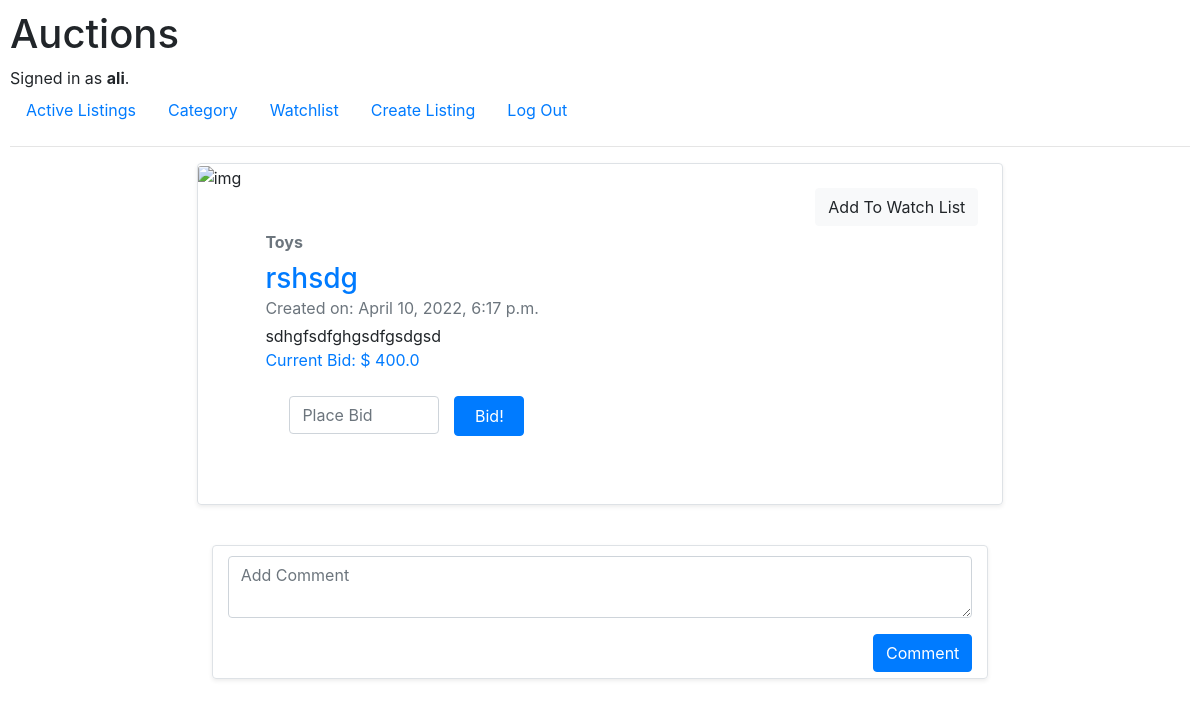
The app's page /Listing/3 (signed in) with its own data.
### auctions/models.py (models this page shows, shortened)
class User(AbstractUser):
    def __str__(self):
        return f"{self.username}"

class Listing(models.Model):
    title = models.CharField(max_length=64)
    description = models.CharField(max_length=255)
    start_price = models.FloatField(validators=[MinValueValidator(0.01)])
    image_url = models.URLField(max_length=200, null=True)
    category = models.ForeignKey(Category, on_delete=models.CASCADE, null=True)
    user = models.ForeignKey(User, on_delete=models.CASCADE, related_name="listings")
    date = models.DateTimeField(auto_now_add=True)
    is_closed = models.BooleanField(default=False)
    def __str__(self):
        return f"{self.title}"

class Category(models.Model):
    category = models.CharField(null=True, max_length=64)
    def __str__(self):
        return f"{self.category}"

class Bid(models.Model):
    listing = models.ForeignKey(Listing, on_delete=models.CASCADE, related_name='bids')
    user = models.ForeignKey(User, on_delete=models.CASCADE, related_name="bids")
    bid = models.FloatField(default=0)
    date_and_time = models.DateTimeField(auto_now_add=True)

### auctions/views.py (the view, shortened to what this page needs)
# urls.py: path("Listing/<int:l_id>", views.show, name="show"),
def show(request, l_id):
    listing = Listing.objects.get(id=l_id)
    bids = Bid.objects.filter(listing=listing)
    user = request.user
    current_bid = 0
    err = ''
    my_listing = False
    if bids:
        for bid in bids:
            if bid.bid > current_bid:
                current_bid = bid.bid
    else:
        current_bid = 'No Bids Yet'
    if not user.is_anonymous:
        if listing.user == user:
            my_listing = True
        watchlist_item = Watchlist.objects.filter(
            listing=l_id,
            user=User.objects.get(id=request.user.id)
        ).first()
        if watchlist_item is not None:
            is_watched = True
        else:
            is_watched = False
    else:
        is_watched = False
    comments = Comment.objects.filter(listing=l_id)
    return render(request, "auctions/listing.html", {
        "listing": listing,
        "bids": bids,
        "current_bid": current_bid,
        "err": err,
        "my_listing": my_listing,
        "current_user": user,
        "comments": comments,
        "is_watched": is_watched,
    })

### auctions/templates/auctions/listing.html (shortened to what this page needs)
{% extends "auctions/layout.html" %}
{% block body %}
    <div class="row mb-3 ">
        <div class="col-md-8 container-fluid">
            <div class="row g-0 border rounded overflow-hidden flex-md-row mb-4 shadow-sm h-md-250 position-relative">
                <div class="col-auto d-none d-lg-block" style="padding: 0">
                    <img src="{{ listing.image_url }}" class="card-img-top" width="350" height="400" alt="img">
                </div>
                <div class="col p-4 d-flex flex-column position-static">
                    <form action="{% url 'watch' listing.id %}" method="post">
                        {% if is_watched %}
                            {% csrf_token %}
                            <div class="form-group">
                                <input class="btn mb-1 btn-danger float-right" type="submit"
                                       value="Remove From Watch List">
                            </div>
                        {% else %}
                            <div class="form-group">
                                <input class="btn mb-1 btn-light float-right" type="submit" value="Add To Watch List">
                            </div>
                        {% endif %}
                    </form>
                    <strong class="d-inline-block mb-2 text-muted">{{ listing.category }}</strong>
                    <h3 class="mb-0 text-primary">{{ listing }}</h3>
                    <div class="mb-1 text-muted">Created on: {{ listing.date }}</div>
                    <p class="card-text mb-auto">{{ listing.description }}</p>
                    {% if current_bid == 'No Bids Yet' %}
                        <p class="card-text mb-auto text-primary">Starting Price: {{ listing.start_price }}</p>
                    {% else %}
                        <p class="card-text mb-auto text-primary">Current Bid: $ {{ current_bid }}</p>
                    {% endif %}
                    {% if my_listing == False %}
                        <form action="{% url 'show' listing.id %}" method="post" class="form-group col p-4 d-flex">
                            <input autofocus class="form-control" style="width: 150px" step="0.01" type="number"
                                   name="bid_price"
                                   placeholder="Place Bid">
                            <input autofocus class="btn mb-1 btn-primary"
                                   style="width: 70px; height: 40px; margin-left: 15px"
                                   type="submit" value="Bid!">
                        </form>
                    {% endif %}
                </div>
            </div>
        </div>
    </div>
    <div class="row mb-3 ">
        <div class="col-md-8 container-fluid">
            <div class="col g-0 border rounded overflow-hidden flex-md-row mb-6 shadow-sm h-md-250 position-relative">
                <form action="{% url 'comment' listing.id %}" method="post" style="margin-bottom: 60px">
                    <div class="form-group">
                        <textarea class="form-control" rows="2" style="margin-top: 10px" name="comment"
                                  placeholder="Add Comment"></textarea>
                    </div>
                    <div class="form-group">
                        <input class="btn mb-1 btn-primary float-right" type="submit" value="Comment">
                    </div>
                </form>
            </div>
        </div>
    </div>
{% endblock %}

### auctions/templates/auctions/layout.html (shortened to what this page needs)
{% load static %}
<!DOCTYPE html>
<html lang="en">
<head>
    <link rel="stylesheet" href="https://stackpath.bootstrapcdn.com/bootstrap/4.4.1/css/bootstrap.min.css"
>
    <link href="{% static 'auctions/styles.css' %}" rel="stylesheet">
</head>
<body>
<h1>Auctions</h1>
<div>
    {% if user.is_authenticated %}
        Signed in as <strong>{{ user.username }}</strong>.
    {% else %}
        Not signed in.
    {% endif %}
</div>
<ul class="nav">
    <li class="nav-item">
        <a class="nav-link" href="{% url 'index' %}">Active Listings</a>
    </li>
    {% if user.is_authenticated %}
        <li class="nav-item">
            <a class="nav-link" href="{% url 'category' %}">Category</a>
        </li>
        <li class="nav-item">
            <a class="nav-link" href="{% url 'watchlist' %}">Watchlist</a>
        </li>
        <li class="nav-item">
            <a class="nav-link" href="{% url 'create' %}">Create Listing</a>
        </li>
        <li class="nav-item">
            <a class="nav-link" href="{% url 'logout' %}">Log Out</a>
        </li>
    {% endif %}
</ul>
<hr>
{% block body %}
{% endblock %}
</body>
</html>

### auctions/static/auctions/styles.css (style rules this page uses)
body { padding: 10px; }

### records on screen
User: username "ali"
Listing: category "Toys", title "rshsdg", date "April 10, 2022, 6:17 p.m.", description "sdhgfsdfghgsdfgsdgsd"
Bid: bid "400.0"
